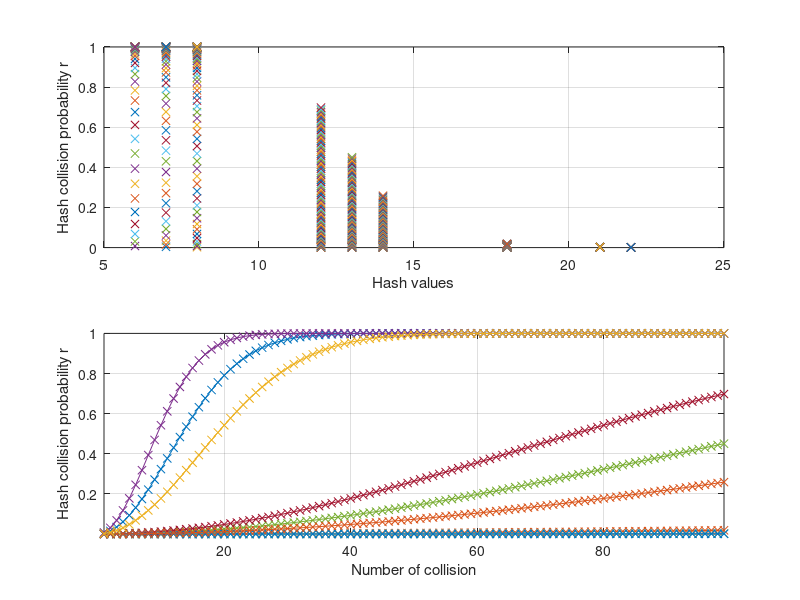

Reproduce this figure in MATLAB.
clc;clear;close all;
d=randi([2 22],1,10);
% d=[2]

N=2.^d;

% n=1:100
for i=1:length(d)
    n(i,:)=1:100-1;
end

% r=1-exp(-0.5.*n.*n./N);
% plot(n,r)

for i=1:length(d)
    for j=1:100-1
        r(i,j)=1-exp(-0.5*n(i,j)*n(i,j)/N(i));
    end
end

for i=1:length(d)
subplot(2,1,1);
plot(d(i),r(i,:),'x-');
xlabel('Hash values');
ylabel('Hash collision probability r');
grid on
hold on

subplot(2,1,2);
plot(n(i,:),r(i,:),'x-');
xlabel('Number of collision');
ylabel('Hash collision probability r');
grid on
hold on

end
axis tight

